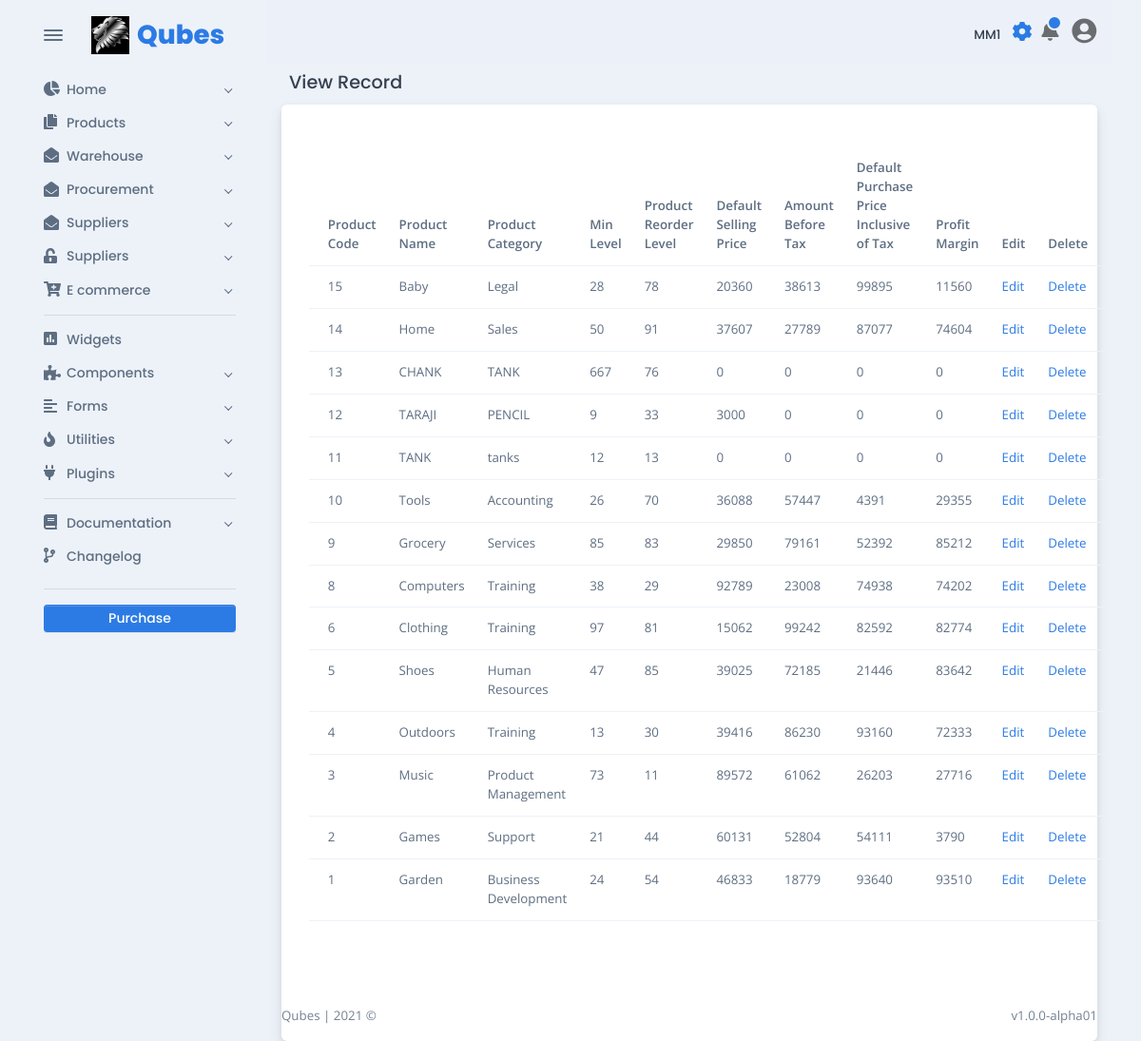
The app's page /products/view-product-ui.php (signed in), older data.
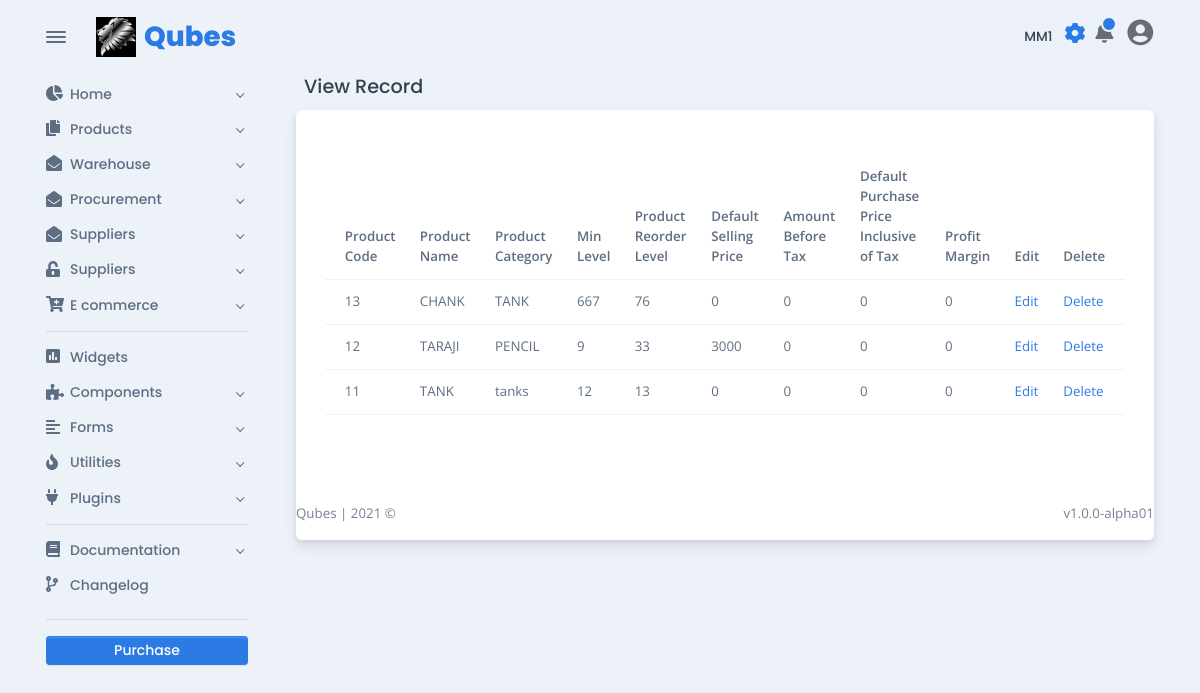
The same page, newer data.
### tables this page shows
CREATE TABLE `tbl_product` (
  `product_code` bigint(254) NOT NULL,
  `product_name` varchar(100) NOT NULL,
  `product_unit` varchar(254) NOT NULL,
  `product_category` varchar(254) NOT NULL,
  `min_level` varchar(50) NOT NULL,
  `max_level` varchar(50) NOT NULL,
  `reorder` varchar(50) NOT NULL,
  `product_image` varchar(254) NOT NULL,
  `dsp_price` int(254) NOT NULL,
  `amount_before_tax` int(50) NOT NULL,
  `dpp_inc_tax` int(50) NOT NULL,
  `applicable_tax` int(50) NOT NULL,
  `profit_margin` int(50) NOT NULL,
  `product_supplier` varchar(50) NOT NULL,
  `user` varchar(50) NOT NULL
);

### products/view-product-ui.php (the view, shortened to what this page needs)
<!DOCTYPE html>
<html lang="en-US" dir="ltr">
<?php
include '../includes/base_page/head.php';
?>
<?php
include_once '../includes/dbconnect.php';
?>
<body>
  <main class="main" id="top">
    <div class="container" data-layout="container">
      <?php
      include '../includes/base_page/nav.php';
      ?>
      <div class="content">
        <?php
        include '../navbar-shared.php';
        ?>
        <h5 class="p-2">View Record</h5>
        <div class="card">
          <div class="card-body fs--1 p-4">
            <form>
              <div class="row my-3">
                <div class="col">
                  <table class="table">
                    <thead>
                      <tr>
                        <th scope="col">Product Code</th>
                        <th scope="col">Product Name</th>
                        <th scope="col">Product Category</th>
                        <th scope="col">Min Level</th>
                        <th scope="col">Product Reorder Level</th>
                        <th scope="col">Default Selling Price</th>
                        <th scope="col">Amount Before Tax</th>
                        <th scope="col">Default Purchase Price Inclusive of Tax</th>
                        <th scope="col">Profit Margin</th>
                        <th scope="col">Edit</th>
                        <th scope="col">Delete</th>
                      </tr>
                    </thead>
                    <tbody>
                      <?php
                      $sel_query = "Select * from tbl_product ORDER BY product_code desc;";
                      $result = mysqli_query($conn, $sel_query);
                      while ($row = mysqli_fetch_assoc($result)) { ?>
                        <tr>
                          <td scope="col"><?php echo $row["product_code"]; ?></td>
                          <td scope="col"><?php echo $row["product_name"]; ?></td>
                          <td scope="col"><?php echo $row["product_category"]; ?></td>
                          <td scope="col"><?php echo $row["min_level"]; ?></td>
                          <td scope="col"><?php echo $row["reorder"]; ?></td>
                          <td scope="col"><?php echo $row["dsp_price"]; ?></td>
                          <td scope="col"><?php echo $row["amount_before_tax"]; ?></td>
                          <td scope="col"><?php echo $row["dpp_inc_tax"]; ?></td>
                          <td scope="col"><?php echo $row["profit_margin"]; ?></td>
                          <td scope="col">
                            <a href="edit_ product.php?id=<?php echo $row["product_code"]; ?>">Edit</a>
                          </td>
                          <td scope="col">
                            <a href="delete_product.php?id=<?php echo $row["product_code"]; ?>">Delete</a>
                          </td>
                        </tr>
                      <?php $count++;
                      } ?>
                    </tbody>
                  </table>
                </div>
            </form>
          </div>
        </div>
        <?php
        include '../includes/base_page/footer.php';
        ?>
</body>
</html>

### includes/base_page/head.php (shortened to what this page needs)
<head>
  <link href="../assets/css/theme-rtl.min.css" rel="stylesheet" id="style-rtl">
  <link href="../assets/css/theme.min.css" rel="stylesheet" id="style-default">
</head>

### includes/base_page/nav.php (shortened to what this page needs)
<nav class="navbar navbar-light navbar-vertical navbar-expand-xl">
  <div class="d-flex align-items-center">
    <div class="toggle-icon-wrapper">
      <button class="btn navbar-toggler-humburger-icon navbar-vertical-toggle" data-toggle="tooltip" data-placement="left" title="Toggle Navigation"><span class="navbar-toggle-icon"><span class="toggle-line"></span></span></button>
    </div><a class="navbar-brand" href="../index.html">
      <div class="d-flex align-items-center py-3"><img class="mr-2" src="../assets/img/logos/qubes.jpeg" alt="OG LOL" width="40" /><span class="font-sans-serif">Qubes</span>
      </div>
    </a>
  </div>
  <div class="collapse navbar-collapse" id="navbarVerticalCollapse">
    <?php
    require 'sidenav-shared.php';
    genSideBar();
    ?>
  </div>
</nav>

### includes/base_page/sidenav-shared.php (shortened to what this page needs)
<?php
function genSideBar()
{
  echo <<<EOD
  <div class="navbar-vertical-content scrollbar">
  <ul class="navbar-nav flex-column">
    <li class="nav-item"><a class="nav-link dropdown-indicator" href="#home" data-toggle="collapse" role="button" aria-expanded="false" aria-controls="home">
      <div class="d-flex align-items-center"><span class="nav-link-icon"><span class="fas fa-chart-pie"></span></span><span class="nav-link-text"> Home</span>
      </div>
    </a>
  </li>
  <li class="nav-item"><a class="nav-link dropdown-indicator" href="#pages" data-toggle="collapse" role="button" aria-expanded="false" aria-controls="pages">
    <div class="d-flex align-items-center"><span class="nav-link-icon"><span class="fas fa-copy"></span></span><span class="nav-link-text"> Products</span>
    </div>
  </a>
</li>
<li class="nav-item"><a class="nav-link dropdown-indicator" href="#purchase_rqn" data-toggle="collapse" role="button" aria-expanded="false" aria-controls="purchase_rqn">
  <div class="d-flex align-items-center"><span class="nav-link-icon"><span class="fas fa-envelope-open"></span></span><span class="nav-link-text"> Warehouse</span>
  </div>
</a>
</li>
<li class="nav-item"><a class="nav-link dropdown-indicator" href="#email" data-toggle="collapse" role="button" aria-expanded="false" aria-controls="email">
  <div class="d-flex align-items-center"><span class="nav-link-icon"><span class="fas fa-envelope-open"></span></span><span class="nav-link-text"> Procurement</span>
  </div>
</a>
</li>
<li class="nav-item"><a class="nav-link dropdown-indicator" href="#supply" data-toggle="collapse" role="button" aria-expanded="false" aria-controls="email">
  <div class="d-flex align-items-center"><span class="nav-link-icon"><span class="fas fa-envelope-open"></span></span><span class="nav-link-text"> Suppliers</span>
  </div>
</a>
</li>
<li class="nav-item"><a class="nav-link dropdown-indicator" href="#authentication" data-toggle="collapse" role="button" aria-expanded="false" aria-controls="authentication">
  <div class="d-flex align-items-center"><span class="nav-link-icon"><span class="fas fa-unlock-alt"></span></span><span class="nav-link-text"> Suppliers</span>
  </div>
</a>
</li>
<li class="nav-item"><a class="nav-link dropdown-indicator" href="#e-commerce" data-toggle="collapse" role="button" aria-expanded="false" aria-controls="e-commerce">
  <div class="d-flex align-items-center"><span class="nav-link-icon"><span class="fas fa-cart-plus"></span></span><span class="nav-link-text"> E commerce</span>
  </div>
</a>
</li>
</ul>
<div class="navbar-vertical-divider">
  <hr class="navbar-vertical-hr my-2" />
</div>
<ul class="navbar-nav flex-column">
  <li class="nav-item"><a class="nav-link" href="../widgets.html">
    <div class="d-flex align-items-center"><span class="nav-link-icon"><span class="fas fa-poll"></span></span><span class="nav-link-text"> Widgets</span>
    </div>
  </a>
</li>
<li class="nav-item"><a class="nav-link dropdown-indicator" href="#components" data-toggle="collapse" role="button" aria-expanded="false" aria-controls="components">
  <div class="d-flex align-items-center"><span class="nav-link-icon"><span class="fas fa-puzzle-piece"></span></span><span class="nav-link-text"> Components</span>
  </div>
</a>
</li>
<li class="nav-item"><a class="nav-link dropdown-indicator" href="#forms" data-toggle="collapse" role="button" aria-expanded="false" aria-controls="forms">
  <div class="d-flex align-items-center"><span class="nav-link-icon"><span class="fas fa-align-left"></span></span><span class="nav-link-text"> Forms</span>
  </div>
</a>
</li>
<li class="nav-item"><a class="nav-link dropdown-indicator" href="#utilities" data-toggle="collapse" role="button" aria-expanded="false" aria-controls="utilities">
  <div class="d-flex align-items-center"><span class="nav-link-icon"><span class="fas fa-fire"></span></span><span class="nav-link-text"> Utilities</span>
  </div>
</a>
</li>
<li class="nav-item"><a class="nav-link dropdown-indicator" href="#plugins" data-toggle="collapse" role="button" aria-expanded="false" aria-controls="plugins">
  <div class="d-flex align-items-center"><span class="nav-link-icon"><span class="fas fa-plug"></span></span><span class="nav-link-text"> Plugins</span>
  </div>
</a>
</li>
</ul>
<div class="navbar-vertical-divider">
  <hr class="navbar-vertical-hr my-2" />
</div>
<ul class="navbar-nav flex-column">
  <li class="nav-item"><a class="nav-link dropdown-indicator" href="#documentation" data-toggle="collapse" role="button" aria-expanded="false" aria-controls="documentation">
    <div class="d-flex align-items-center"><span class="nav-link-icon"><span class="fas fa-book"></span></span><span class="nav-link-text"> Documentation</span>
    </div>
  </a>
</li>
<li class="nav-item"><a class="nav-link" href="../changelog.html">
  <div class="d-flex align-items-center"><span class="nav-link-icon"><span class="fas fa-code-branch"></span></span><span class="nav-link-text"> Changelog</span>
  </div>
</a>
</li>
</ul>
<div class="settings">
  <div class="navbar-vertical-divider">
    <hr class="navbar-vertical-hr my-3" />
  </div><a class="btn btn-sm d-block w-100 btn-purchase" href="https://themes.getbootstrap.com/product/falcon-admin-dashboard-webapp-template/" target="_blank">Purchase</a>
</div>
</div>
EOD;
}

### navbar-shared.php (shortened to what this page needs)
<nav class="navbar navbar-light navbar-glass navbar-top navbar-expand">
  <ul class="navbar-nav navbar-nav-icons ml-auto flex-row align-items-center">
    <ul class="navbar-nav align-items-center d-none d-lg-block">
      <li class="nav-item">
        <h6 id="branch" class="mt-3 mr-2"><?= $_SESSION['branch'] ?></h6>
      </li>
    </ul>
    <li class="nav-item"><a class="nav-link settings-popover" href="#settings-modal" data-toggle="modal"><span class="ripple"></span><span class="fa-spin position-absolute all-0 d-flex flex-center"><span class="icon-spin position-absolute all-0 d-flex flex-center">
            </span></span></a></li>
    <li class="nav-item dropdown">
      <a class="nav-link notification-indicator notification-indicator-primary px-0 icon-indicator" id="navbarDropdownNotification" href="#" role="button" data-toggle="dropdown" aria-haspopup="true" aria-expanded="false"><span class="fas fa-bell" data-fa-transform="shrink-6" style="font-size: 33px;"></span></a>
    </li>
    <li class="nav-item dropdown"><a class="nav-link pr-0" id="navbarDropdownUser" href="#" role="button" data-toggle="dropdown" aria-haspopup="true" aria-expanded="false">
        <div>
          <span class="fa fa-user-circle fa-2x mt-0"></span>
        </div>
      </a>
    </li>
  </ul>
</nav>

### includes/base_page/footer.php (shortened to what this page needs)
<footer>
  <div class="row g-0 justify-content-between fs--1 mt-4 mb-3">
    <div class="col-12 col-sm-auto text-center">
      <p class="mb-0 text-600">Qubes <span class="d-none d-sm-inline-block">| </span><br class="d-sm-none" /> 2021 &copy;</p>
    </div>
    <div class="col-12 col-sm-auto text-center">
      <p class="mb-0 text-600">v1.0.0-alpha01</p>
    </div>
  </div>
</footer>
</div>
</div>
</main>

Row changes from the older to the newer data that the page shows:
removed tbl_product: product_code "15", product_name "Baby", product_category "Legal", min_level "28", reorder "78", dsp_price "20360", amount_before_tax "38613", dpp_inc_tax "99895", profit_margin "11560"
removed tbl_product: product_code "14", product_name "Home", product_category "Sales", min_level "50", reorder "91", dsp_price "37607", amount_before_tax "27789", dpp_inc_tax "87077", profit_margin "74604"
removed tbl_product: product_code "10", product_name "Tools", product_category "Accounting", min_level "26", reorder "70", dsp_price "36088", amount_before_tax "57447", dpp_inc_tax "4391", profit_margin "29355"
removed tbl_product: product_code "9", product_name "Grocery", product_category "Services", min_level "85", reorder "83", dsp_price "29850", amount_before_tax "79161", dpp_inc_tax "52392", profit_margin "85212"
removed tbl_product: product_code "8", product_name "Computers", product_category "Training", min_level "38", reorder "29", dsp_price "92789", amount_before_tax "23008", dpp_inc_tax "74938", profit_margin "74202"
removed tbl_product: product_code "6", product_name "Clothing", product_category "Training", min_level "97", reorder "81", dsp_price "15062", amount_before_tax "99242", dpp_inc_tax "82592", profit_margin "82774"
removed tbl_product: product_code "5", product_name "Shoes", product_category "Human Resources", min_level "47", reorder "85", dsp_price "39025", amount_before_tax "72185", dpp_inc_tax "21446", profit_margin "83642"
removed tbl_product: product_code "4", product_name "Outdoors", product_category "Training", min_level "13", reorder "30", dsp_price "39416", amount_before_tax "86230", dpp_inc_tax "93160", profit_margin "72333"
removed tbl_product: product_code "3", product_name "Music", product_category "Product Management", min_level "73", reorder "11", dsp_price "89572", amount_before_tax "61062", dpp_inc_tax "26203", profit_margin "27716"
removed tbl_product: product_code "2", product_name "Games", product_category "Support", min_level "21", reorder "44", dsp_price "60131", amount_before_tax "52804", dpp_inc_tax "54111", profit_margin "3790"
removed tbl_product: product_code "1", product_name "Garden", product_category "Business Development", min_level "24", reorder "54", dsp_price "46833", amount_before_tax "18779", dpp_inc_tax "93640", profit_margin "93510"
